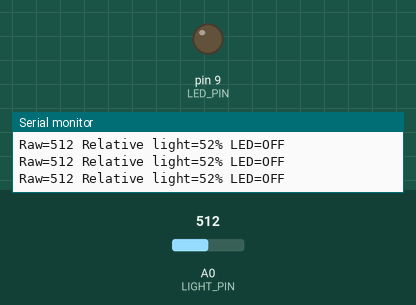
The sketch below on a simulated Arduino Uno, built with avr-gcc and run on an emulated ATmega328P. Parts: output pins drawn as LEDs (lit = HIGH), the last lines printed to the serial monitor. The inputs (shaded band) are chosen by the test bench; at power-on: A0 (LIGHT_PIN) = 512.

Above: at 1.2 s.
1.3 s: A0 (LIGHT_PIN) set to 393
2.8 s: A0 (LIGHT_PIN) set to 367
At 3.8 s:
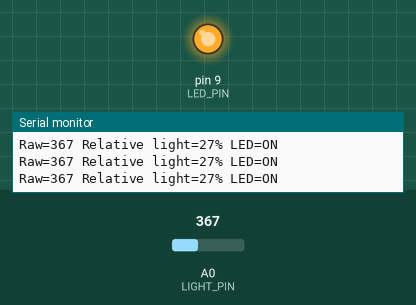
4.3 s: A0 (LIGHT_PIN) set to 463
7.3 s: A0 (LIGHT_PIN) set to 485
At 8.5 s:
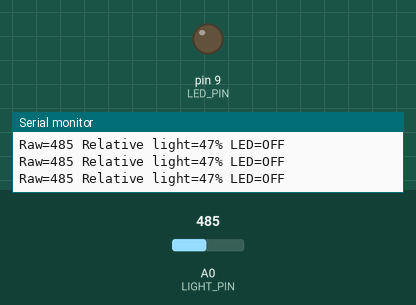
8.8 s: A0 (LIGHT_PIN) set to 306
At 9.8 s:
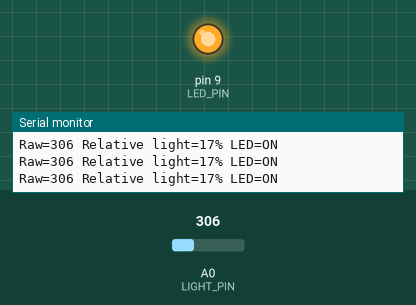
Timing chart, 0 to 11.8 s (numbered marks = the images above; inputs shaded):
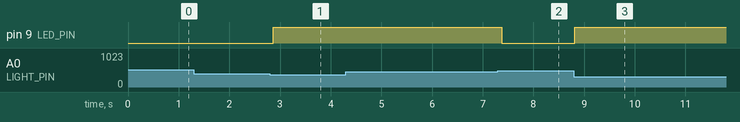

The sketch:

automatic-night-light.ino
```cpp
// CircuitByte: calibrated photoresistor-module night light. UNO R3.
// Module + -> 5V, - -> GND, S/AO -> A0. D9 -> 330 ohm -> LED -> GND.
const byte LIGHT_PIN = A0, LED_PIN = 9;
// Replace these two measurements with YOUR Serial Monitor readings.
const int DARK_READING = 200, BRIGHT_READING = 800;
bool lampOn = false;
void setup() { pinMode(LED_PIN, OUTPUT); digitalWrite(LED_PIN, LOW); Serial.begin(9600); }
void loop() {
  long sum = 0;
  for (byte i=0; i<16; i++) sum += analogRead(LIGHT_PIN);
  int raw = sum / 16;
  if (abs(BRIGHT_READING - DARK_READING) < 50) {
    digitalWrite(LED_PIN, LOW);
    Serial.println(F("Calibration span too small; measure bright and dark again."));
    delay(500); return;
  }
  // Works even when a different module gives lower counts in bright light.
  int lightPercent = constrain(map(raw, DARK_READING, BRIGHT_READING, 0, 100), 0, 100);
  if (lightPercent < 30) lampOn = true;
  if (lightPercent > 45) lampOn = false;
  digitalWrite(LED_PIN, lampOn ? HIGH : LOW);
  Serial.print(F("Raw=")); Serial.print(raw);
  Serial.print(F(" Relative light=")); Serial.print(lightPercent);
  Serial.print(F("% LED=")); Serial.println(lampOn ? F("ON") : F("OFF"));
  delay(100);
}
```

Measured:
- the behaviour switches between 380 and 379 on A0 (LIGHT_PIN) (found by bisection; images 0 and 1)
- the behaviour switches between 475 and 476 on A0 (LIGHT_PIN) (found by bisection; images 1 and 2)
- after the input at 2.8 s, pin 9 (LED_PIN): LOW → HIGH after 0.07 s
- after the input at 7.3 s, pin 9 (LED_PIN): HIGH → LOW after 0.08 s
- after the input at 8.8 s, pin 9 (LED_PIN): LOW → HIGH at once
